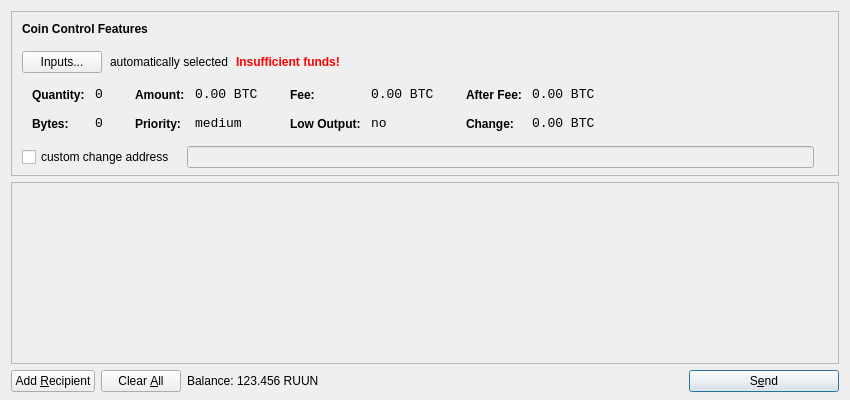
<?xml version="1.0" encoding="UTF-8"?>
<ui version="4.0">
 <class>SendCoinsDialog</class>
 <widget class="QDialog" name="SendCoinsDialog">
  <property name="geometry">
   <rect>
    <x>0</x>
    <y>0</y>
    <width>850</width>
    <height>400</height>
   </rect>
  </property>
  <property name="windowTitle">
   <string>Send Coins</string>
  </property>
  <layout class="QVBoxLayout" name="verticalLayout" stretch="0,1,0">
   <property name="bottomMargin">
    <number>8</number>
   </property>
   <item>
    <widget class="QFrame" name="frameCoinControl">
     <property name="sizePolicy">
      <sizepolicy hsizetype="Expanding" vsizetype="Expanding">
       <horstretch>0</horstretch>
       <verstretch>0</verstretch>
      </sizepolicy>
     </property>
     <property name="maximumSize">
      <size>
       <width>16777215</width>
       <height>16777215</height>
      </size>
     </property>
     <property name="frameShape">
      <enum>QFrame::StyledPanel</enum>
     </property>
     <property name="frameShadow">
      <enum>QFrame::Sunken</enum>
     </property>
     <layout class="QVBoxLayout" name="verticalLayoutCoinControl2">
      <property name="spacing">
       <number>-1</number>
      </property>
      <property name="leftMargin">
       <number>0</number>
      </property>
      <property name="topMargin">
       <number>0</number>
      </property>
      <property name="rightMargin">
       <number>0</number>
      </property>
      <property name="bottomMargin">
       <number>6</number>
      </property>
      <item>
       <layout class="QVBoxLayout" name="verticalLayoutCoinControl" stretch="0,0,0,0,1">
        <property name="spacing">
         <number>0</number>
        </property>
        <property name="leftMargin">
         <number>10</number>
        </property>
        <property name="topMargin">
         <number>10</number>
        </property>
        <item>
         <layout class="QHBoxLayout" name="horizontalLayoutCoinControl1">
          <property name="bottomMargin">
           <number>15</number>
          </property>
          <item>
           <widget class="QLabel" name="labelCoinControlFeatures">
            <property name="sizePolicy">
             <sizepolicy hsizetype="Preferred" vsizetype="Maximum">
              <horstretch>0</horstretch>
              <verstretch>0</verstretch>
             </sizepolicy>
            </property>
            <property name="font">
             <font>
              <weight>75</weight>
              <bold>true</bold>
             </font>
            </property>
            <property name="styleSheet">
             <string notr="true">font-weight:bold;</string>
            </property>
            <property name="text">
             <string>Coin Control Features</string>
            </property>
           </widget>
          </item>
         </layout>
        </item>
        <item>
         <layout class="QHBoxLayout" name="horizontalLayoutCoinControl2" stretch="0,0,0,0">
          <property name="spacing">
           <number>8</number>
          </property>
          <property name="bottomMargin">
           <number>10</number>
          </property>
          <item>
           <widget class="QPushButton" name="pushButtonCoinControl">
            <property name="styleSheet">
             <string notr="true"/>
            </property>
            <property name="text">
             <string>Inputs...</string>
            </property>
           </widget>
          </item>
          <item>
           <widget class="QLabel" name="labelCoinControlAutomaticallySelected">
            <property name="text">
             <string>automatically selected</string>
            </property>
            <property name="margin">
             <number>5</number>
            </property>
           </widget>
          </item>
          <item>
           <widget class="QLabel" name="labelCoinControlInsuffFunds">
            <property name="font">
             <font>
              <weight>75</weight>
              <bold>true</bold>
             </font>
            </property>
            <property name="styleSheet">
             <string notr="true">color:red;font-weight:bold;</string>
            </property>
            <property name="text">
             <string>Insufficient funds!</string>
            </property>
            <property name="margin">
             <number>5</number>
            </property>
           </widget>
          </item>
          <item>
           <spacer name="horizontalSpacerCoinControl">
            <property name="orientation">
             <enum>Qt::Horizontal</enum>
            </property>
            <property name="sizeHint" stdset="0">
             <size>
              <width>40</width>
              <height>1</height>
             </size>
            </property>
           </spacer>
          </item>
         </layout>
        </item>
        <item>
         <widget class="QWidget" name="widgetCoinControl" native="true">
          <property name="sizePolicy">
           <sizepolicy hsizetype="Preferred" vsizetype="Preferred">
            <horstretch>0</horstretch>
            <verstretch>0</verstretch>
           </sizepolicy>
          </property>
          <property name="minimumSize">
           <size>
            <width>0</width>
            <height>0</height>
           </size>
          </property>
          <property name="styleSheet">
           <string notr="true"/>
          </property>
          <layout class="QHBoxLayout" name="horizontalLayoutCoinControl5">
           <property name="margin">
            <number>0</number>
           </property>
           <item>
            <layout class="QHBoxLayout" name="horizontalLayoutCoinControl3" stretch="0,0,0,1">
             <property name="spacing">
              <number>20</number>
             </property>
             <property name="topMargin">
              <number>0</number>
             </property>
             <property name="bottomMargin">
              <number>10</number>
             </property>
             <item>
              <layout class="QFormLayout" name="formLayoutCoinControl1">
               <property name="horizontalSpacing">
                <number>10</number>
               </property>
               <property name="verticalSpacing">
                <number>14</number>
               </property>
               <property name="leftMargin">
                <number>10</number>
               </property>
               <property name="topMargin">
                <number>4</number>
               </property>
               <property name="rightMargin">
                <number>6</number>
               </property>
               <item row="0" column="0">
                <widget class="QLabel" name="labelCoinControlQuantityText">
                 <property name="styleSheet">
                  <string notr="true">font-weight:bold;</string>
                 </property>
                 <property name="text">
                  <string>Quantity:</string>
                 </property>
                 <property name="margin">
                  <number>0</number>
                 </property>
                </widget>
               </item>
               <item row="0" column="1">
                <widget class="QLabel" name="labelCoinControlQuantity">
                 <property name="font">
                  <font>
                   <family>Monospace</family>
                   <pointsize>10</pointsize>
                  </font>
                 </property>
                 <property name="cursor">
                  <cursorShape>IBeamCursor</cursorShape>
                 </property>
                 <property name="contextMenuPolicy">
                  <enum>Qt::ActionsContextMenu</enum>
                 </property>
                 <property name="text">
                  <string notr="true">0</string>
                 </property>
                 <property name="margin">
                  <number>0</number>
                 </property>
                 <property name="textInteractionFlags">
                  <set>Qt::LinksAccessibleByMouse|Qt::TextSelectableByKeyboard|Qt::TextSelectableByMouse</set>
                 </property>
                </widget>
               </item>
               <item row="1" column="0">
                <widget class="QLabel" name="labelCoinControlBytesText">
                 <property name="styleSheet">
                  <string notr="true">font-weight:bold;</string>
                 </property>
                 <property name="text">
                  <string>Bytes:</string>
                 </property>
                </widget>
               </item>
               <item row="1" column="1">
                <widget class="QLabel" name="labelCoinControlBytes">
                 <property name="font">
                  <font>
                   <family>Monospace</family>
                   <pointsize>10</pointsize>
                  </font>
                 </property>
                 <property name="cursor">
                  <cursorShape>IBeamCursor</cursorShape>
                 </property>
                 <property name="contextMenuPolicy">
                  <enum>Qt::ActionsContextMenu</enum>
                 </property>
                 <property name="text">
                  <string notr="true">0</string>
                 </property>
                 <property name="textInteractionFlags">
                  <set>Qt::LinksAccessibleByMouse|Qt::TextSelectableByKeyboard|Qt::TextSelectableByMouse</set>
                 </property>
                </widget>
               </item>
              </layout>
             </item>
             <item>
              <layout class="QFormLayout" name="formLayoutCoinControl2">
               <property name="horizontalSpacing">
                <number>10</number>
               </property>
               <property name="verticalSpacing">
                <number>14</number>
               </property>
               <property name="leftMargin">
                <number>6</number>
               </property>
               <property name="topMargin">
                <number>4</number>
               </property>
               <property name="rightMargin">
                <number>6</number>
               </property>
               <item row="0" column="0">
                <widget class="QLabel" name="labelCoinControlAmountText">
                 <property name="styleSheet">
                  <string notr="true">font-weight:bold;</string>
                 </property>
                 <property name="text">
                  <string>Amount:</string>
                 </property>
                 <property name="margin">
                  <number>0</number>
                 </property>
                </widget>
               </item>
               <item row="0" column="1">
                <widget class="QLabel" name="labelCoinControlAmount">
                 <property name="font">
                  <font>
                   <family>Monospace</family>
                   <pointsize>10</pointsize>
                  </font>
                 </property>
                 <property name="cursor">
                  <cursorShape>IBeamCursor</cursorShape>
                 </property>
                 <property name="contextMenuPolicy">
                  <enum>Qt::ActionsContextMenu</enum>
                 </property>
                 <property name="text">
                  <string notr="true">0.00 BTC</string>
                 </property>
                 <property name="textInteractionFlags">
                  <set>Qt::LinksAccessibleByMouse|Qt::TextSelectableByKeyboard|Qt::TextSelectableByMouse</set>
                 </property>
                </widget>
               </item>
               <item row="1" column="0">
                <widget class="QLabel" name="labelCoinControlPriorityText">
                 <property name="styleSheet">
                  <string notr="true">font-weight:bold;</string>
                 </property>
                 <property name="text">
                  <string>Priority:</string>
                 </property>
                </widget>
               </item>
               <item row="1" column="1">
                <widget class="QLabel" name="labelCoinControlPriority">
                 <property name="font">
                  <font>
                   <family>Monospace</family>
                   <pointsize>10</pointsize>
                  </font>
                 </property>
                 <property name="cursor">
                  <cursorShape>IBeamCursor</cursorShape>
                 </property>
                 <property name="contextMenuPolicy">
                  <enum>Qt::ActionsContextMenu</enum>
                 </property>
                 <property name="text">
                  <string>medium</string>
                 </property>
                 <property name="textInteractionFlags">
                  <set>Qt::LinksAccessibleByMouse|Qt::TextSelectableByKeyboard|Qt::TextSelectableByMouse</set>
                 </property>
                </widget>
               </item>
              </layout>
             </item>
             <item>
              <layout class="QFormLayout" name="formLayoutCoinControl3">
               <property name="horizontalSpacing">
                <number>10</number>
               </property>
               <property name="verticalSpacing">
                <number>14</number>
               </property>
               <property name="leftMargin">
                <number>6</number>
               </property>
               <property name="topMargin">
                <number>4</number>
               </property>
               <property name="rightMargin">
                <number>6</number>
               </property>
               <item row="0" column="0">
                <widget class="QLabel" name="labelCoinControlFeeText">
                 <property name="styleSheet">
                  <string notr="true">font-weight:bold;</string>
                 </property>
                 <property name="text">
                  <string>Fee:</string>
                 </property>
                 <property name="margin">
                  <number>0</number>
                 </property>
                </widget>
               </item>
               <item row="0" column="1">
                <widget class="QLabel" name="labelCoinControlFee">
                 <property name="font">
                  <font>
                   <family>Monospace</family>
                   <pointsize>10</pointsize>
                  </font>
                 </property>
                 <property name="cursor">
                  <cursorShape>IBeamCursor</cursorShape>
                 </property>
                 <property name="contextMenuPolicy">
                  <enum>Qt::ActionsContextMenu</enum>
                 </property>
                 <property name="text">
                  <string notr="true">0.00 BTC</string>
                 </property>
                 <property name="textInteractionFlags">
                  <set>Qt::LinksAccessibleByMouse|Qt::TextSelectableByKeyboard|Qt::TextSelectableByMouse</set>
                 </property>
                </widget>
               </item>
               <item row="1" column="0">
                <widget class="QLabel" name="labelCoinControlLowOutputText">
                 <property name="styleSheet">
                  <string notr="true">font-weight:bold;</string>
                 </property>
                 <property name="text">
                  <string>Low Output:</string>
                 </property>
                </widget>
               </item>
               <item row="1" column="1">
                <widget class="QLabel" name="labelCoinControlLowOutput">
                 <property name="font">
                  <font>
                   <family>Monospace</family>
                   <pointsize>10</pointsize>
                  </font>
                 </property>
                 <property name="cursor">
                  <cursorShape>IBeamCursor</cursorShape>
                 </property>
                 <property name="contextMenuPolicy">
                  <enum>Qt::ActionsContextMenu</enum>
                 </property>
                 <property name="text">
                  <string>no</string>
                 </property>
                 <property name="textInteractionFlags">
                  <set>Qt::LinksAccessibleByMouse|Qt::TextSelectableByKeyboard|Qt::TextSelectableByMouse</set>
                 </property>
                </widget>
               </item>
              </layout>
             </item>
             <item>
              <layout class="QFormLayout" name="formLayoutCoinControl4">
               <property name="horizontalSpacing">
                <number>10</number>
               </property>
               <property name="verticalSpacing">
                <number>14</number>
               </property>
               <property name="leftMargin">
                <number>6</number>
               </property>
               <property name="topMargin">
                <number>4</number>
               </property>
               <property name="rightMargin">
                <number>6</number>
               </property>
               <item row="0" column="0">
                <widget class="QLabel" name="labelCoinControlAfterFeeText">
                 <property name="styleSheet">
                  <string notr="true">font-weight:bold;</string>
                 </property>
                 <property name="text">
                  <string>After Fee:</string>
                 </property>
                 <property name="margin">
                  <number>0</number>
                 </property>
                </widget>
               </item>
               <item row="0" column="1">
                <widget class="QLabel" name="labelCoinControlAfterFee">
                 <property name="font">
                  <font>
                   <family>Monospace</family>
                   <pointsize>10</pointsize>
                  </font>
                 </property>
                 <property name="cursor">
                  <cursorShape>IBeamCursor</cursorShape>
                 </property>
                 <property name="contextMenuPolicy">
                  <enum>Qt::ActionsContextMenu</enum>
                 </property>
                 <property name="text">
                  <string notr="true">0.00 BTC</string>
                 </property>
                 <property name="textInteractionFlags">
                  <set>Qt::LinksAccessibleByMouse|Qt::TextSelectableByKeyboard|Qt::TextSelectableByMouse</set>
                 </property>
                </widget>
               </item>
               <item row="1" column="0">
                <widget class="QLabel" name="labelCoinControlChangeText">
                 <property name="styleSheet">
                  <string notr="true">font-weight:bold;</string>
                 </property>
                 <property name="text">
                  <string>Change:</string>
                 </property>
                </widget>
               </item>
               <item row="1" column="1">
                <widget class="QLabel" name="labelCoinControlChange">
                 <property name="font">
                  <font>
                   <family>Monospace</family>
                   <pointsize>10</pointsize>
                  </font>
                 </property>
                 <property name="cursor">
                  <cursorShape>IBeamCursor</cursorShape>
                 </property>
                 <property name="contextMenuPolicy">
                  <enum>Qt::ActionsContextMenu</enum>
                 </property>
                 <property name="text">
                  <string notr="true">0.00 BTC</string>
                 </property>
                 <property name="textInteractionFlags">
                  <set>Qt::LinksAccessibleByMouse|Qt::TextSelectableByKeyboard|Qt::TextSelectableByMouse</set>
                 </property>
                </widget>
               </item>
              </layout>
             </item>
            </layout>
           </item>
          </layout>
         </widget>
        </item>
        <item>
         <layout class="QHBoxLayout" name="horizontalLayoutCoinControl4" stretch="0,0,0">
          <property name="spacing">
           <number>12</number>
          </property>
          <property name="sizeConstraint">
           <enum>QLayout::SetDefaultConstraint</enum>
          </property>
          <property name="topMargin">
           <number>5</number>
          </property>
          <property name="rightMargin">
           <number>5</number>
          </property>
          <item>
           <widget class="QCheckBox" name="checkBoxCoinControlChange">
            <property name="text">
             <string>custom change address</string>
            </property>
           </widget>
          </item>
          <item>
           <widget class="QLineEdit" name="lineEditCoinControlChange">
            <property name="enabled">
             <bool>false</bool>
            </property>
            <property name="sizePolicy">
             <sizepolicy hsizetype="Expanding" vsizetype="Fixed">
              <horstretch>0</horstretch>
              <verstretch>0</verstretch>
             </sizepolicy>
            </property>
           </widget>
          </item>
          <item>
           <widget class="QLabel" name="labelCoinControlChangeLabel">
            <property name="sizePolicy">
             <sizepolicy hsizetype="Preferred" vsizetype="Expanding">
              <horstretch>0</horstretch>
              <verstretch>0</verstretch>
             </sizepolicy>
            </property>
            <property name="minimumSize">
             <size>
              <width>0</width>
              <height>0</height>
             </size>
            </property>
            <property name="text">
             <string/>
            </property>
            <property name="margin">
             <number>3</number>
            </property>
           </widget>
          </item>
         </layout>
        </item>
        <item>
         <spacer name="verticalSpacerCoinControl">
          <property name="orientation">
           <enum>Qt::Vertical</enum>
          </property>
          <property name="sizeHint" stdset="0">
           <size>
            <width>800</width>
            <height>1</height>
           </size>
          </property>
         </spacer>
        </item>
       </layout>
      </item>
     </layout>
    </widget>
   </item>
   <item>
    <widget class="QScrollArea" name="scrollArea">
     <property name="widgetResizable">
      <bool>true</bool>
     </property>
     <widget class="QWidget" name="scrollAreaWidgetContents">
      <property name="geometry">
       <rect>
        <x>0</x>
        <y>0</y>
        <width>830</width>
        <height>165</height>
       </rect>
      </property>
      <layout class="QVBoxLayout" name="verticalLayout_2">
       <property name="margin">
        <number>0</number>
       </property>
       <item>
        <layout class="QVBoxLayout" name="entries">
         <property name="spacing">
          <number>6</number>
         </property>
        </layout>
       </item>
       <item>
        <spacer name="verticalSpacer">
         <property name="orientation">
          <enum>Qt::Vertical</enum>
         </property>
         <property name="sizeHint" stdset="0">
          <size>
           <width>20</width>
           <height>40</height>
          </size>
         </property>
        </spacer>
       </item>
      </layout>
     </widget>
    </widget>
   </item>
   <item>
    <layout class="QHBoxLayout" name="horizontalLayout">
     <item>
      <widget class="QPushButton" name="addButton">
       <property name="toolTip">
        <string>Send to multiple recipients at once</string>
       </property>
       <property name="text">
        <string>Add &amp;Recipient</string>
       </property>
       <property name="icon">
        <iconset resource="../bitcoin.qrc">
         <normaloff>:/icons/add</normaloff>:/icons/add</iconset>
       </property>
       <property name="autoDefault">
        <bool>false</bool>
       </property>
      </widget>
     </item>
     <item>
      <widget class="QPushButton" name="clearButton">
       <property name="sizePolicy">
        <sizepolicy hsizetype="Minimum" vsizetype="Fixed">
         <horstretch>0</horstretch>
         <verstretch>0</verstretch>
        </sizepolicy>
       </property>
       <property name="toolTip">
        <string>Remove all transaction fields</string>
       </property>
       <property name="text">
        <string>Clear &amp;All</string>
       </property>
       <property name="icon">
        <iconset resource="../bitcoin.qrc">
         <normaloff>:/icons/remove</normaloff>:/icons/remove</iconset>
       </property>
       <property name="autoRepeatDelay">
        <number>300</number>
       </property>
       <property name="autoDefault">
        <bool>false</bool>
       </property>
      </widget>
     </item>
     <item>
      <layout class="QHBoxLayout" name="horizontalLayout_2">
       <property name="spacing">
        <number>3</number>
       </property>
       <item>
        <widget class="QLabel" name="label">
         <property name="text">
          <string>Balance:</string>
         </property>
        </widget>
       </item>
       <item>
        <widget class="QLabel" name="labelBalance">
         <property name="cursor">
          <cursorShape>IBeamCursor</cursorShape>
         </property>
         <property name="text">
          <string>123.456 RUUN</string>
         </property>
         <property name="textInteractionFlags">
          <set>Qt::LinksAccessibleByMouse|Qt::TextSelectableByKeyboard|Qt::TextSelectableByMouse</set>
         </property>
        </widget>
       </item>
      </layout>
     </item>
     <item>
      <spacer name="horizontalSpacer">
       <property name="orientation">
        <enum>Qt::Horizontal</enum>
       </property>
       <property name="sizeHint" stdset="0">
        <size>
         <width>40</width>
         <height>20</height>
        </size>
       </property>
      </spacer>
     </item>
     <item>
      <widget class="QPushButton" name="sendButton">
       <property name="minimumSize">
        <size>
         <width>150</width>
         <height>0</height>
        </size>
       </property>
       <property name="toolTip">
        <string>Confirm the send action</string>
       </property>
       <property name="text">
        <string>S&amp;end</string>
       </property>
       <property name="icon">
        <iconset resource="../bitcoin.qrc">
         <normaloff>:/icons/send</normaloff>:/icons/send</iconset>
       </property>
       <property name="default">
        <bool>true</bool>
       </property>
      </widget>
     </item>
    </layout>
   </item>
  </layout>
 </widget>
 <resources>
  <include location="../bitcoin.qrc"/>
 </resources>
 <connections/>
</ui>
